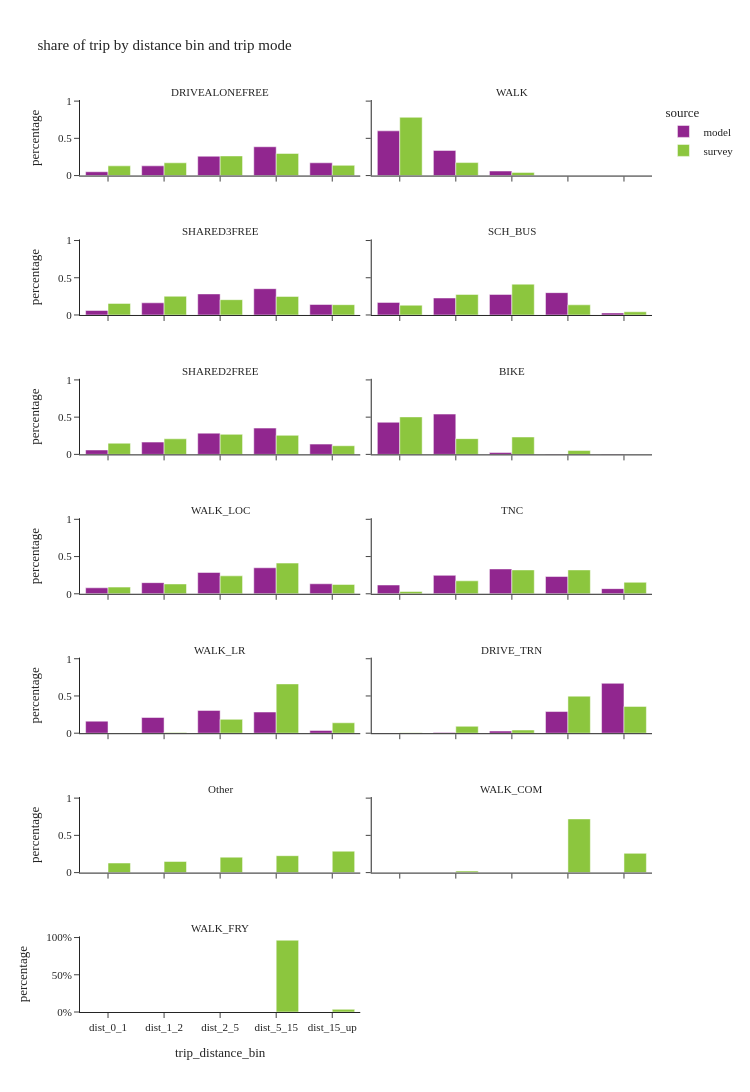

Source (notebook cell):
### Markdown cell above
## trip destination by mode

### Code cell
util.plot_share_facetbar(trip_data, 'trip_weight', share_col="trip_distance_bin", title="share of trip by distance bin and trip mode", 
                            facet_col="trip_mode", facet_col_wrap=2, height=1400, orientation='v')

### Figure 1 — Plotly figure (JSON) as saved in the notebook; plotly's stock layout.template omitted (floating-point values rounded to 4 significant figures)
{"data": [{"alignmentgroup": "True", "customdata": [[293809], [751087], [1491373], [2222322], [983370]], "hovertemplate": "source=model<br>trip_mode=DRIVEALONEFREE<br>trip_distance_bin=%{x}<br>percentage=%{y}<br>sample_size=%{customdata[0]}<extra></extra>", "legendgroup": "model", "marker": {"color": "#91268F", "pattern": {"shape": ""}}, "name": "model", "offsetgroup": "model", "orientation": "v", "showlegend": true, "textposition": "auto", "type": "bar", "x": ["dist_0_1", "dist_1_2", "dist_2_5", "dist_5_15", "dist_15_up"], "xaxis": "x13", "y": [0.05117, 0.1308, 0.2597, 0.387, 0.1713], "yaxis": "y13"}, {"alignmentgroup": "True", "customdata": [[1139005], [640852], [115795], [916], [1]], "hovertemplate": "source=model<br>trip_mode=WALK<br>trip_distance_bin=%{x}<br>percentage=%{y}<br>sample_size=%{customdata[0]}<extra></extra>", "legendgroup": "model", "marker": {"color": "#91268F", "pattern": {"shape": ""}}, "name": "model", "offsetgroup": "model", "orientation": "v", "showlegend": false, "textposition": "auto", "type": "bar", "x": ["dist_0_1", "dist_1_2", "dist_2_5", "dist_5_15", "dist_15_up"], "xaxis": "x14", "y": [0.6006, 0.3379, 0.06105, 0.000483, 5.273e-07], "yaxis": "y14"}, {"alignmentgroup": "True", "customdata": [[55746], [150122], [260017], [324872], [129517]], "hovertemplate": "source=model<br>trip_mode=SHARED3FREE<br>trip_distance_bin=%{x}<br>percentage=%{y}<br>sample_size=%{customdata[0]}<extra></extra>", "legendgroup": "model", "marker": {"color": "#91268F", "pattern": {"shape": ""}}, "name": "model", "offsetgroup": "model", "orientation": "v", "showlegend": false, "textposition": "auto", "type": "bar", "x": ["dist_0_1", "dist_1_2", "dist_2_5", "dist_5_15", "dist_15_up"], "xaxis": "x11", "y": [0.06058, 0.1631, 0.2825, 0.353, 0.1407], "yaxis": "y11"}, {"alignmentgroup": "True", "customdata": [[147058], [198702], [240867], [261194], [23592]], "hovertemplate": "source=model<br>trip_mode=SCH_BUS<br>trip_distance_bin=%{x}<br>percentage=%{y}<br>sample_size=%{customdata[0]}<extra></extra>", "legendgroup": "model", "marker": {"color": "#91268F", "pattern": {"shape": ""}}, "name": "model", "offsetgroup": "model", "orientation": "v", "showlegend": false, "textposition": "auto", "type": "bar", "x": ["dist_0_1", "dist_1_2", "dist_2_5", "dist_5_15", "dist_15_up"], "xaxis": "x12", "y": [0.1688, 0.228, 0.2764, 0.2997, 0.02707], "yaxis": "y12"}, {"alignmentgroup": "True", "customdata": [[128821], [359799], [622418], [769867], [300885]], "hovertemplate": "source=model<br>trip_mode=SHARED2FREE<br>trip_distance_bin=%{x}<br>percentage=%{y}<br>sample_size=%{customdata[0]}<extra></extra>", "legendgroup": "model", "marker": {"color": "#91268F", "pattern": {"shape": ""}}, "name": "model", "offsetgroup": "model", "orientation": "v", "showlegend": false, "textposition": "auto", "type": "bar", "x": ["dist_0_1", "dist_1_2", "dist_2_5", "dist_5_15", "dist_15_up"], "xaxis": "x9", "y": [0.05904, 0.1649, 0.2853, 0.3529, 0.1379], "yaxis": "y9"}, {"alignmentgroup": "True", "customdata": [[40176], [50414], [2340], [217], [1]], "hovertemplate": "source=model<br>trip_mode=BIKE<br>trip_distance_bin=%{x}<br>percentage=%{y}<br>sample_size=%{customdata[0]}<extra></extra>", "legendgroup": "model", "marker": {"color": "#91268F", "pattern": {"shape": ""}}, "name": "model", "offsetgroup": "model", "orientation": "v", "showlegend": false, "textposition": "auto", "type": "bar", "x": ["dist_0_1", "dist_1_2", "dist_2_5", "dist_5_15", "dist_15_up"], "xaxis": "x10", "y": [0.4313, 0.5412, 0.02512, 0.00233, 1.074e-05], "yaxis": "y10"}, {"alignmentgroup": "True", "customdata": [[53180], [98995], [189748], [231543], [89110]], "hovertemplate": "source=model<br>trip_mode=WALK_LOC<br>trip_distance_bin=%{x}<br>percentage=%{y}<br>sample_size=%{customdata[0]}<extra></extra>", "legendgroup": "model", "marker": {"color": "#91268F", "pattern": {"shape": ""}}, "name": "model", "offsetgroup": "model", "orientation": "v", "showlegend": false, "textposition": "auto", "type": "bar", "x": ["dist_0_1", "dist_1_2", "dist_2_5", "dist_5_15", "dist_15_up"], "xaxis": "x7", "y": [0.08026, 0.1494, 0.2864, 0.3495, 0.1345], "yaxis": "y7"}, {"alignmentgroup": "True", "customdata": [[4567], [9590], [12920], [8975], [2678]], "hovertemplate": "source=model<br>trip_mode=TNC<br>trip_distance_bin=%{x}<br>percentage=%{y}<br>sample_size=%{customdata[0]}<extra></extra>", "legendgroup": "model", "marker": {"color": "#91268F", "pattern": {"shape": ""}}, "name": "model", "offsetgroup": "model", "orientation": "v", "showlegend": false, "textposition": "auto", "type": "bar", "x": ["dist_0_1", "dist_1_2", "dist_2_5", "dist_5_15", "dist_15_up"], "xaxis": "x8", "y": [0.1179, 0.2476, 0.3336, 0.2317, 0.06915], "yaxis": "y8"}, {"alignmentgroup": "True", "customdata": [[768], [1001], [1453], [1349], [176]], "hovertemplate": "source=model<br>trip_mode=WALK_LR<br>trip_distance_bin=%{x}<br>percentage=%{y}<br>sample_size=%{customdata[0]}<extra></extra>", "legendgroup": "model", "marker": {"color": "#91268F", "pattern": {"shape": ""}}, "name": "model", "offsetgroup": "model", "orientation": "v", "showlegend": false, "textposition": "auto", "type": "bar", "x": ["dist_0_1", "dist_1_2", "dist_2_5", "dist_5_15", "dist_15_up"], "xaxis": "x5", "y": [0.1618, 0.2109, 0.3061, 0.2842, 0.03708], "yaxis": "y5"}, {"alignmentgroup": "True", "customdata": [[174], [556], [2071], [20787], [47877]], "hovertemplate": "source=model<br>trip_mode=DRIVE_TRN<br>trip_distance_bin=%{x}<br>percentage=%{y}<br>sample_size=%{customdata[0]}<extra></extra>", "legendgroup": "model", "marker": {"color": "#91268F", "pattern": {"shape": ""}}, "name": "model", "offsetgroup": "model", "orientation": "v", "showlegend": false, "textposition": "auto", "type": "bar", "x": ["dist_0_1", "dist_1_2", "dist_2_5", "dist_5_15", "dist_15_up"], "xaxis": "x6", "y": [0.002435, 0.00778, 0.02898, 0.2909, 0.6699], "yaxis": "y6"}, {"alignmentgroup": "True", "customdata": [[2376], [2587], [4104], [4152], [1784]], "hovertemplate": "source=survey<br>trip_mode=DRIVEALONEFREE<br>trip_distance_bin=%{x}<br>percentage=%{y}<br>sample_size=%{customdata[0]}<extra></extra>", "legendgroup": "survey", "marker": {"color": "#8CC63E", "pattern": {"shape": ""}}, "name": "survey", "offsetgroup": "survey", "orientation": "v", "showlegend": true, "textposition": "auto", "type": "bar", "x": ["dist_0_1", "dist_1_2", "dist_2_5", "dist_5_15", "dist_15_up"], "xaxis": "x13", "y": [0.1306, 0.1714, 0.2635, 0.2971, 0.1374], "yaxis": "y13"}, {"alignmentgroup": "True", "customdata": [[6635], [1189], [364], [16]], "hovertemplate": "source=survey<br>trip_mode=WALK<br>trip_distance_bin=%{x}<br>percentage=%{y}<br>sample_size=%{customdata[0]}<extra></extra>", "legendgroup": "survey", "marker": {"color": "#8CC63E", "pattern": {"shape": ""}}, "name": "survey", "offsetgroup": "survey", "orientation": "v", "showlegend": false, "textposition": "auto", "type": "bar", "x": ["dist_0_1", "dist_1_2", "dist_2_5", "dist_5_15"], "xaxis": "x14", "y": [0.7827, 0.1742, 0.04249, 0.0005905], "yaxis": "y14"}, {"alignmentgroup": "True", "customdata": [[750], [885], [1269], [1109], [481]], "hovertemplate": "source=survey<br>trip_mode=SHARED3FREE<br>trip_distance_bin=%{x}<br>percentage=%{y}<br>sample_size=%{customdata[0]}<extra></extra>", "legendgroup": "survey", "marker": {"color": "#8CC63E", "pattern": {"shape": ""}}, "name": "survey", "offsetgroup": "survey", "orientation": "v", "showlegend": false, "textposition": "auto", "type": "bar", "x": ["dist_0_1", "dist_1_2", "dist_2_5", "dist_5_15", "dist_15_up"], "xaxis": "x11", "y": [0.1556, 0.2517, 0.2053, 0.2493, 0.1381], "yaxis": "y11"}, {"alignmentgroup": "True", "customdata": [[50], [84], [137], [35], [9]], "hovertemplate": "source=survey<br>trip_mode=SCH_BUS<br>trip_distance_bin=%{x}<br>percentage=%{y}<br>sample_size=%{customdata[0]}<extra></extra>", "legendgroup": "survey", "marker": {"color": "#8CC63E", "pattern": {"shape": ""}}, "name": "survey", "offsetgroup": "survey", "orientation": "v", "showlegend": false, "textposition": "auto", "type": "bar", "x": ["dist_0_1", "dist_1_2", "dist_2_5", "dist_5_15", "dist_15_up"], "xaxis": "x12", "y": [0.1312, 0.2758, 0.4138, 0.1363, 0.04283], "yaxis": "y12"}, {"alignmentgroup": "True", "customdata": [[1039], [1479], [2156], [1699], [658]], "hovertemplate": "source=survey<br>trip_mode=SHARED2FREE<br>trip_distance_bin=%{x}<br>percentage=%{y}<br>sample_size=%{customdata[0]}<extra></extra>", "legendgroup": "survey", "marker": {"color": "#8CC63E", "pattern": {"shape": ""}}, "name": "survey", "offsetgroup": "survey", "orientation": "v", "showlegend": false, "textposition": "auto", "type": "bar", "x": ["dist_0_1", "dist_1_2", "dist_2_5", "dist_5_15", "dist_15_up"], "xaxis": "x9", "y": [0.1501, 0.2092, 0.2689, 0.2559, 0.1159], "yaxis": "y9"}, {"alignmentgroup": "True", "customdata": [[279], [253], [296], [20]], "hovertemplate": "source=survey<br>trip_mode=BIKE<br>trip_distance_bin=%{x}<br>percentage=%{y}<br>sample_size=%{customdata[0]}<extra></extra>", "legendgroup": "survey", "marker": {"color": "#8CC63E", "pattern": {"shape": ""}}, "name": "survey", "offsetgroup": "survey", "orientation": "v", "showlegend": false, "textposition": "auto", "type": "bar", "x": ["dist_0_1", "dist_1_2", "dist_2_5", "dist_5_15"], "xaxis": "x10", "y": [0.5033, 0.2115, 0.2335, 0.05169], "yaxis": "y10"}, {"alignmentgroup": "True", "customdata": [[142], [327], [550], [498], [120]], "hovertemplate": "source=survey<br>trip_mode=WALK_LOC<br>trip_distance_bin=%{x}<br>percentage=%{y}<br>sample_size=%{customdata[0]}<extra></extra>", "legendgroup": "survey", "marker": {"color": "#8CC63E", "pattern": {"shape": ""}}, "name": "survey", "offsetgroup": "survey", "orientation": "v", "showlegend": false, "textposition": "auto", "type": "bar", "x": ["dist_0_1", "dist_1_2", "dist_2_5", "dist_5_15", "dist_15_up"], "xaxis": "x7", "y": [0.08958, 0.1319, 0.2409, 0.4123, 0.1253], "yaxis": "y7"}, {"alignmentgroup": "True", "customdata": [[17], [34], [53], [54], [22]], "hovertemplate": "source=survey<br>trip_mode=TNC<br>trip_distance_bin=%{x}<br>percentage=%{y}<br>sample_size=%{customdata[0]}<extra></extra>", "legendgroup": "survey", "marker": {"color": "#8CC63E", "pattern": {"shape": ""}}, "name": "survey", "offsetgroup": "survey", "orientation": "v", "showlegend": false, "textposition": "auto", "type": "bar", "x": ["dist_0_1", "dist_1_2", "dist_2_5", "dist_5_15", "dist_15_up"], "xaxis": "x8", "y": [0.03076, 0.174, 0.3204, 0.3205, 0.1544], "yaxis": "y8"}, {"alignmentgroup": "True", "customdata": [[2], [15], [41], [45], [13]], "hovertemplate": "source=survey<br>trip_mode=WALK_LR<br>trip_distance_bin=%{x}<br>percentage=%{y}<br>sample_size=%{customdata[0]}<extra></extra>", "legendgroup": "survey", "marker": {"color": "#8CC63E", "pattern": {"shape": ""}}, "name": "survey", "offsetgroup": "survey", "orientation": "v", "showlegend": false, "textposition": "auto", "type": "bar", "x": ["dist_0_1", "dist_1_2", "dist_2_5", "dist_5_15", "dist_15_up"], "xaxis": "x5", "y": [0.00299, 0.009496, 0.1859, 0.6621, 0.1396], "yaxis": "y5"}, {"alignmentgroup": "True", "customdata": [[5], [3], [7], [40], [30]], "hovertemplate": "source=survey<br>trip_mode=DRIVE_TRN<br>trip_distance_bin=%{x}<br>percentage=%{y}<br>sample_size=%{customdata[0]}<extra></extra>", "legendgroup": "survey", "marker": {"color": "#8CC63E", "pattern": {"shape": ""}}, "name": "survey", "offsetgroup": "survey", "orientation": "v", "showlegend": false, "textposition": "auto", "type": "bar", "x": ["dist_0_1", "dist_1_2", "dist_2_5", "dist_5_15", "dist_15_up"], "xaxis": "x6", "y": [0.007121, 0.0928, 0.04267, 0.4974, 0.36], "yaxis": "y6"}, {"alignmentgroup": "True", "customdata": [[222], [123], [103], [168], [151]], "hovertemplate": "source=survey<br>trip_mode=Other<br>trip_distance_bin=%{x}<br>percentage=%{y}<br>sample_size=%{customdata[0]}<extra></extra>", "legendgroup": "survey", "marker": {"color": "#8CC63E", "pattern": {"shape": ""}}, "name": "survey", "offsetgroup": "survey", "orientation": "v", "showlegend": false, "textposition": "auto", "type": "bar", "x": ["dist_0_1", "dist_1_2", "dist_2_5", "dist_5_15", "dist_15_up"], "xaxis": "x3", "y": [0.1285, 0.1499, 0.2072, 0.227, 0.2874], "yaxis": "y3"}, {"alignmentgroup": "True", "customdata": [[1], [11], [10]], "hovertemplate": "source=survey<br>trip_mode=WALK_COM<br>trip_distance_bin=%{x}<br>percentage=%{y}<br>sample_size=%{customdata[0]}<extra></extra>", "legendgroup": "survey", "marker": {"color": "#8CC63E", "pattern": {"shape": ""}}, "name": "survey", "offsetgroup": "survey", "orientation": "v", "showlegend": false, "textposition": "auto", "type": "bar", "x": ["dist_1_2", "dist_5_15", "dist_15_up"], "xaxis": "x4", "y": [0.02036, 0.7211, 0.2586], "yaxis": "y4"}, {"alignmentgroup": "True", "customdata": [[1], [6], [11]], "hovertemplate": "source=survey<br>trip_mode=WALK_FRY<br>trip_distance_bin=%{x}<br>percentage=%{y}<br>sample_size=%{customdata[0]}<extra></extra>", "legendgroup": "survey", "marker": {"color": "#8CC63E", "pattern": {"shape": ""}}, "name": "survey", "offsetgroup": "survey", "orientation": "v", "showlegend": false, "textposition": "auto", "type": "bar", "x": ["dist_0_1", "dist_5_15", "dist_15_up"], "xaxis": "x", "y": [0.0, 0.9642, 0.03583], "yaxis": "y"}], "layout": {"annotations": [{"font": {}, "showarrow": false, "text": "WALK_FRY", "x": 0.245, "xanchor": "center", "xref": "paper", "y": 0.08286, "yanchor": "bottom", "yref": "paper"}, {"font": {}, "showarrow": false, "text": "Other", "x": 0.245, "xanchor": "center", "xref": "paper", "y": 0.2357, "yanchor": "bottom", "yref": "paper"}, {"font": {}, "showarrow": false, "text": "WALK_COM", "x": 0.755, "xanchor": "center", "xref": "paper", "y": 0.2357, "yanchor": "bottom", "yref": "paper"}, {"font": {}, "showarrow": false, "text": "WALK_LR", "x": 0.245, "xanchor": "center", "xref": "paper", "y": 0.3886, "yanchor": "bottom", "yref": "paper"}, {"font": {}, "showarrow": false, "text": "DRIVE_TRN", "x": 0.755, "xanchor": "center", "xref": "paper", "y": 0.3886, "yanchor": "bottom", "yref": "paper"}, {"font": {}, "showarrow": false, "text": "WALK_LOC", "x": 0.245, "xanchor": "center", "xref": "paper", "y": 0.5414, "yanchor": "bottom", "yref": "paper"}, {"font": {}, "showarrow": false, "text": "TNC", "x": 0.755, "xanchor": "center", "xref": "paper", "y": 0.5414, "yanchor": "bottom", "yref": "paper"}, {"font": {}, "showarrow": false, "text": "SHARED2FREE", "x": 0.245, "xanchor": "center", "xref": "paper", "y": 0.6943, "yanchor": "bottom", "yref": "paper"}, {"font": {}, "showarrow": false, "text": "BIKE", "x": 0.755, "xanchor": "center", "xref": "paper", "y": 0.6943, "yanchor": "bottom", "yref": "paper"}, {"font": {}, "showarrow": false, "text": "SHARED3FREE", "x": 0.245, "xanchor": "center", "xref": "paper", "y": 0.8471, "yanchor": "bottom", "yref": "paper"}, {"font": {}, "showarrow": false, "text": "SCH_BUS", "x": 0.755, "xanchor": "center", "xref": "paper", "y": 0.8471, "yanchor": "bottom", "yref": "paper"}, {"font": {}, "showarrow": false, "text": "DRIVEALONEFREE", "x": 0.245, "xanchor": "center", "xref": "paper", "y": 1.0, "yanchor": "bottom", "yref": "paper"}, {"font": {}, "showarrow": false, "text": "WALK", "x": 0.755, "xanchor": "center", "xref": "paper", "y": 1.0, "yanchor": "bottom", "yref": "paper"}], "barmode": "group", "height": 1400, "legend": {"title": {"text": "source"}, "tracegroupgap": 0}, "title": {"text": "share of trip by distance bin and trip mode"}, "width": 750, "xaxis": {"anchor": "y", "domain": [0.0, 0.49], "title": {"text": "trip_distance_bin"}}, "xaxis10": {"anchor": "y10", "domain": [0.51, 1.0], "matches": "x", "showticklabels": false}, "xaxis11": {"anchor": "y11", "domain": [0.0, 0.49], "matches": "x", "showticklabels": false}, "xaxis12": {"anchor": "y12", "domain": [0.51, 1.0], "matches": "x", "showticklabels": false}, "xaxis13": {"anchor": "y13", "domain": [0.0, 0.49], "matches": "x", "showticklabels": false}, "xaxis14": {"anchor": "y14", "domain": [0.51, 1.0], "matches": "x", "showticklabels": false}, "xaxis2": {"anchor": "y2", "domain": [0.51, 1.0], "matches": "x", "title": {"text": "trip_distance_bin"}}, "xaxis3": {"anchor": "y3", "domain": [0.0, 0.49], "matches": "x", "showticklabels": false}, "xaxis4": {"anchor": "y4", "domain": [0.51, 1.0], "matches": "x", "showticklabels": false}, "xaxis5": {"anchor": "y5", "domain": [0.0, 0.49], "matches": "x", "showticklabels": false}, "xaxis6": {"anchor": "y6", "domain": [0.51, 1.0], "matches": "x", "showticklabels": false}, "xaxis7": {"anchor": "y7", "domain": [0.0, 0.49], "matches": "x", "showticklabels": false}, "xaxis8": {"anchor": "y8", "domain": [0.51, 1.0], "matches": "x", "showticklabels": false}, "xaxis9": {"anchor": "y9", "domain": [0.0, 0.49], "matches": "x", "showticklabels": false}, "yaxis": {"anchor": "x", "domain": [0.0, 0.08286], "tickformat": ".0%", "title": {"text": "percentage"}}, "yaxis10": {"anchor": "x10", "domain": [0.6114, 0.6943], "matches": "y", "showticklabels": false}, "yaxis11": {"anchor": "x11", "domain": [0.7643, 0.8471], "matches": "y", "title": {"text": "percentage"}}, "yaxis12": {"anchor": "x12", "domain": [0.7643, 0.8471], "matches": "y", "showticklabels": false}, "yaxis13": {"anchor": "x13", "domain": [0.9171, 1.0], "matches": "y", "title": {"text": "percentage"}}, "yaxis14": {"anchor": "x14", "domain": [0.9171, 1.0], "matches": "y", "showticklabels": false}, "yaxis2": {"anchor": "x2", "domain": [0.0, 0.08286], "matches": "y", "showticklabels": false, "tickformat": ".0%"}, "yaxis3": {"anchor": "x3", "domain": [0.1529, 0.2357], "matches": "y", "title": {"text": "percentage"}}, "yaxis4": {"anchor": "x4", "domain": [0.1529, 0.2357], "matches": "y", "showticklabels": false}, "yaxis5": {"anchor": "x5", "domain": [0.3057, 0.3886], "matches": "y", "title": {"text": "percentage"}}, "yaxis6": {"anchor": "x6", "domain": [0.3057, 0.3886], "matches": "y", "showticklabels": false}, "yaxis7": {"anchor": "x7", "domain": [0.4586, 0.5414], "matches": "y", "title": {"text": "percentage"}}, "yaxis8": {"anchor": "x8", "domain": [0.4586, 0.5414], "matches": "y", "showticklabels": false}, "yaxis9": {"anchor": "x9", "domain": [0.6114, 0.6943], "matches": "y", "title": {"text": "percentage"}}}}
